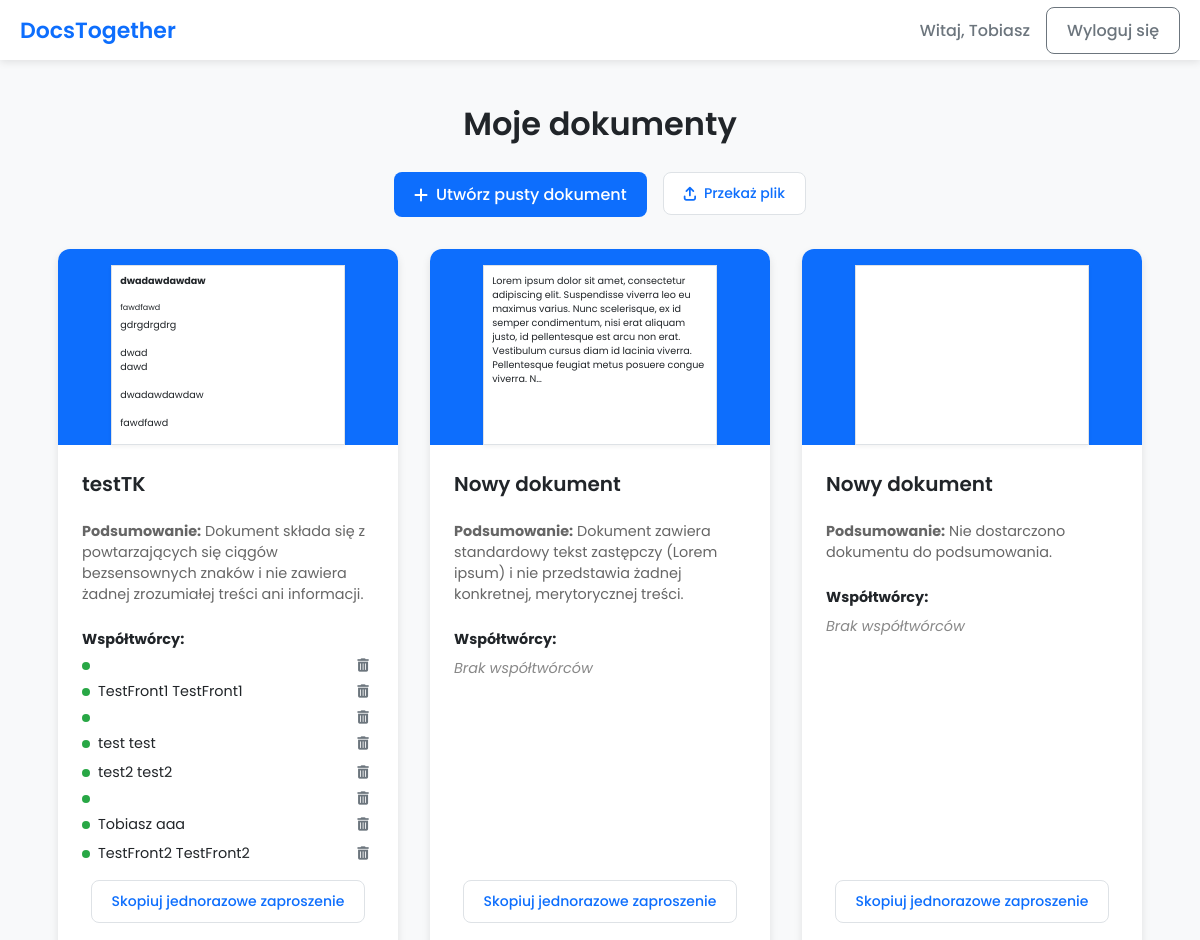
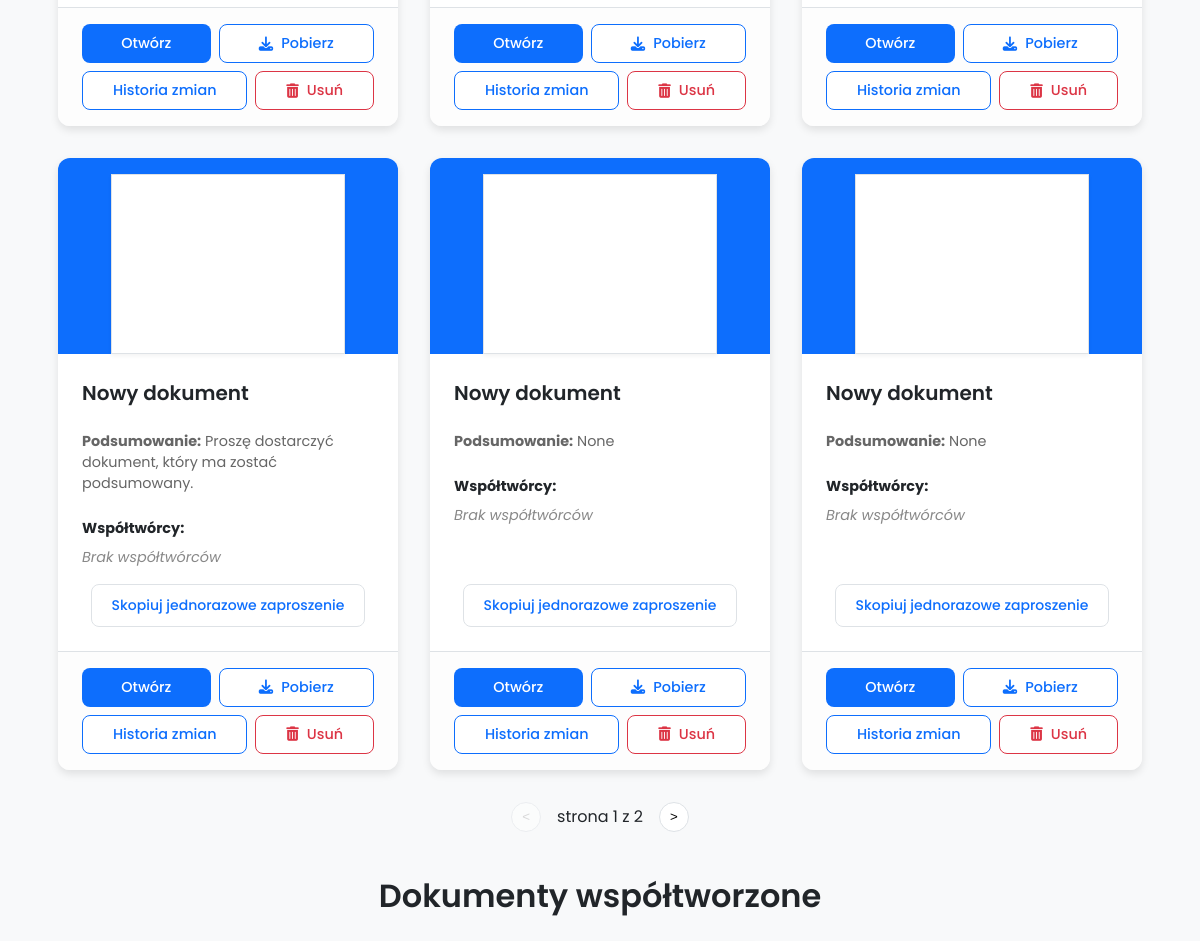
Before: /documents/ (signed in, upper part) with the older database file (2 pictures, top to bottom).
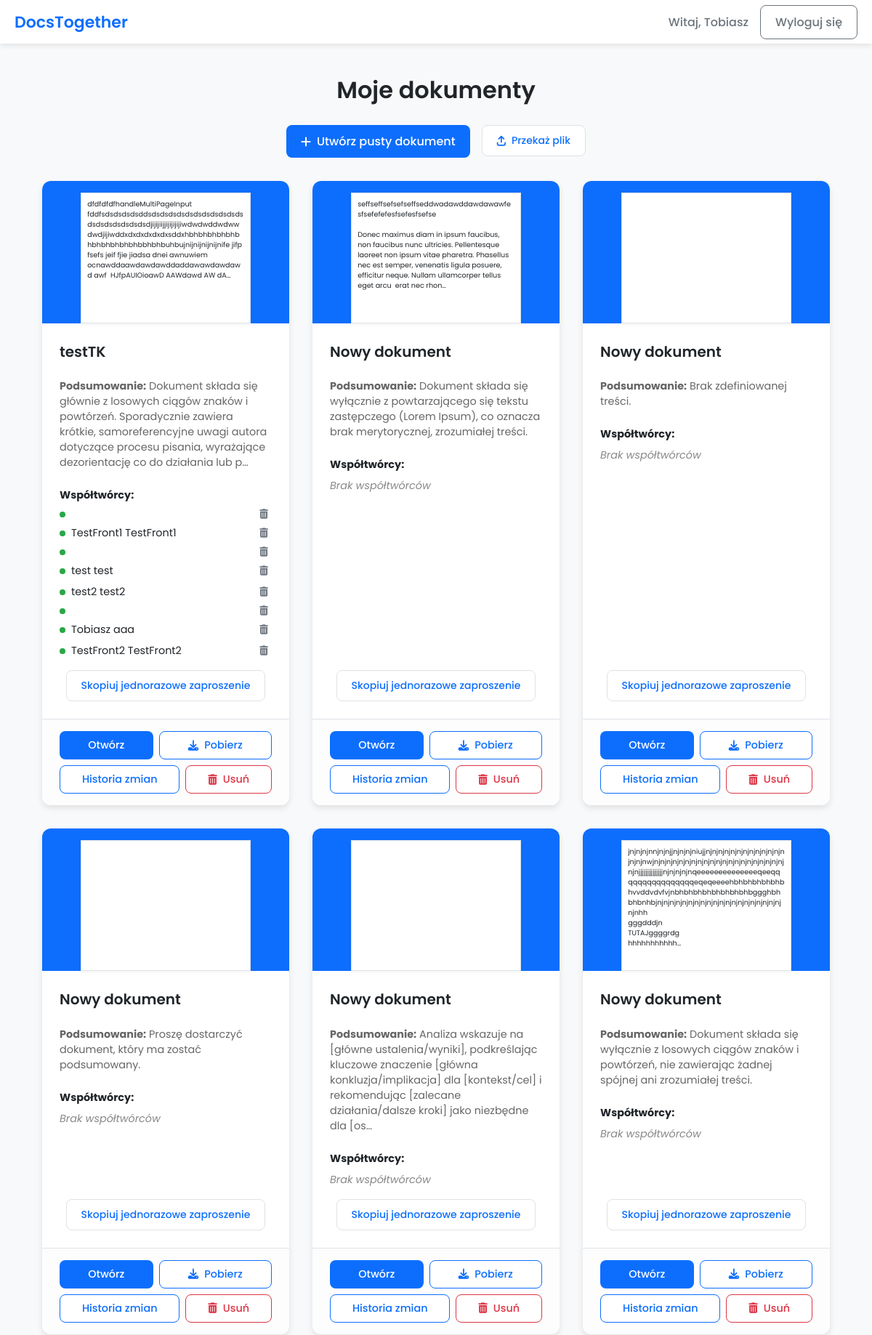
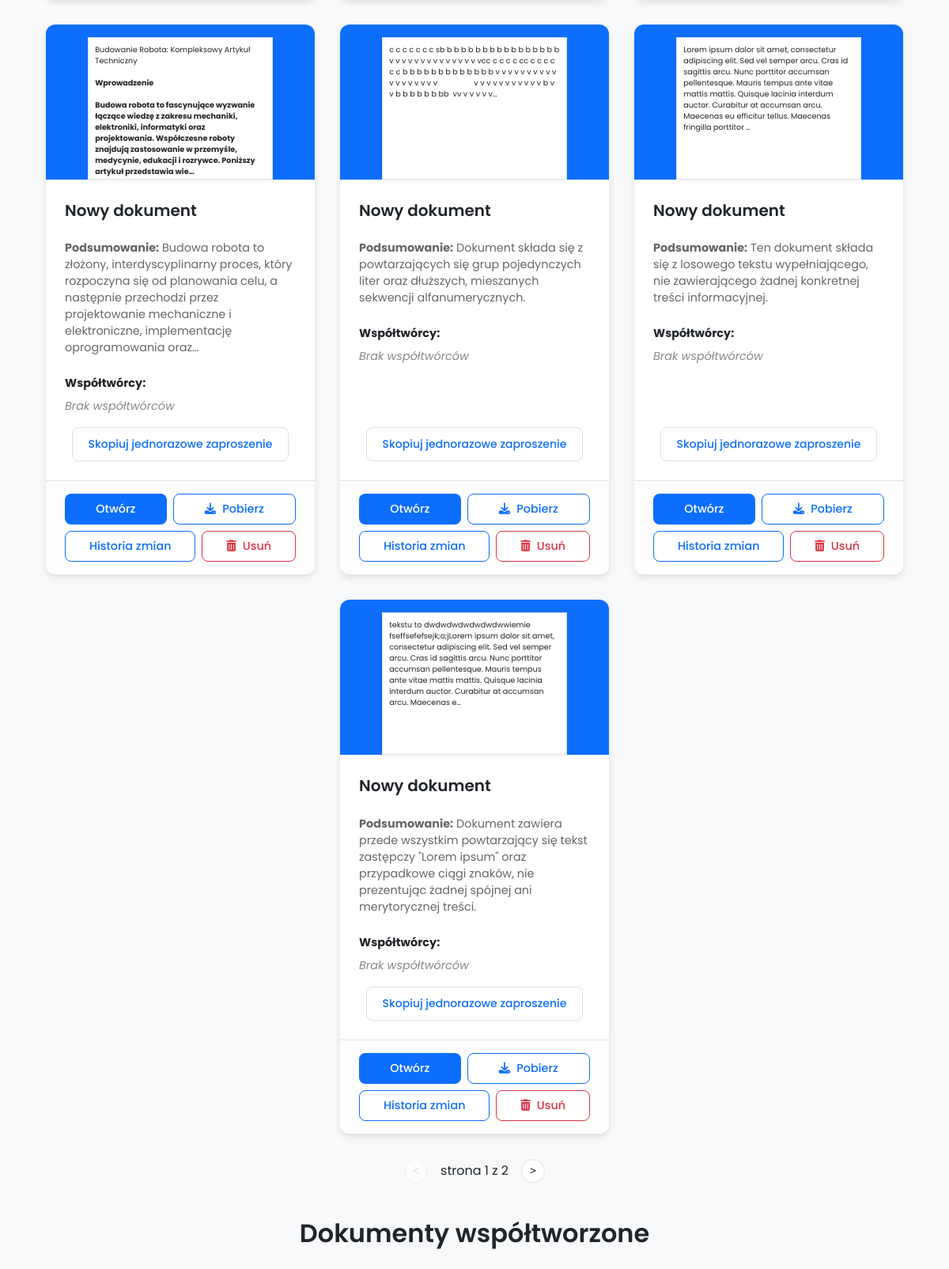
After: the same page with the newer database file (2 pictures, top to bottom).
### accounts/models.py (models this page shows, shortened)
class User(AbstractBaseUser, PermissionsMixin):
    id = models.UUIDField(primary_key=True, default=uuid.uuid4)
    email_address = models.EmailField(unique=True)
    first_name = models.CharField(max_length=64)
    last_name = models.CharField(max_length=64)
    is_staff = models.BooleanField(default=False)
    is_active = models.BooleanField(default=True)
    date_joined = models.DateTimeField(default=timezone.now)
    USERNAME_FIELD = 'email_address'
    REQUIRED_FIELDS = []
    objects = UserManager()

### documents/models.py (models this page shows, shortened)
class Document(models.Model):
    id = models.UUIDField(primary_key=True, default=uuid.uuid4)
    title = models.CharField(max_length=256)
    content = models.TextField()
    owner = models.ForeignKey(settings.AUTH_USER_MODEL, related_name='owned_documents', on_delete=models.CASCADE)
    collaborators = models.ManyToManyField(settings.AUTH_USER_MODEL, related_name='shared_documents')
    date_created = models.DateTimeField(default=timezone.now)
    date_edited = models.DateTimeField(default=timezone.now)
    summary_text = models.TextField(blank=True, null=True)
    summary_pending = models.BooleanField(default=False)
    summary_updated_at = models.DateTimeField(blank=True, null=True)

### documents/views.py (the view)
# urls.py: path('', views.view_documents, name='documents'),
@login_required
def view_documents(request):
    owned_documents = Document.objects.filter(owner=request.user)
    shared_documents = Document.objects.filter(
        collaborators=request.user
    ).exclude(owner=request.user).distinct()
    return render(request, 'documents/documents.html', {'owned_documents': owned_documents, 'shared_documents': shared_documents})

### templates/documents/documents.html (shortened to what this page needs)
{% extends "base.html" %}
{% load static %}
{% block extrahead %}
<link rel="stylesheet" href="{% static 'css/documents.css' %}">
<link rel="stylesheet" href="https://cdnjs.cloudflare.com/ajax/libs/font-awesome/6.1.1/css/all.min.css" />
{% endblock %}
{% block content %}
<div class="container">
    <h1 class="section-title">Moje dokumenty</h1>
    <div class="top-actions">
        <a href="/documents/create" class="btn btn-primary"><i class="fa-solid fa-plus"></i> Utwórz pusty dokument</a>
        <form id="importForm" enctype="multipart/form-data">
            <label for="file-upload" class="btn btn-secondary">
                <i class="fa-solid fa-arrow-up-from-bracket"></i> Przekaż plik
            </label>
        </form>
    </div>
    <div class="documents-grid">
        {% for document in owned_documents %}
        <div class="document-card">
            <div class="doc-preview">
                <div class="doc-preview-inner">
                    {{ document.content|truncatechars_html:300|safe }}
                </div>
            </div>
            <div class="doc-info">
                <h3 class="doc-title">{{ document.title }}</h3>
                <p class="doc-summary"><strong>Podsumowanie:</strong> {{ document.summary_text|truncatechars:200 }}</p>
                <div class="collaborators">
                    <strong>Współtwórcy:</strong>
                    <div class="collaborators-list">
                        {% for user in document.collaborators.all %}
                        <div class="collaborator-item">
                            <span class="collaborator-status"></span>
                            <span class="collaborator-name">{{ user.first_name }} {{ user.last_name }}</span>
                            {% if request.user == document.owner %}
                            <form method="POST" action="{% url 'documents:remove_collaborator' document.id user.id %}" onsubmit="return confirm('Na pewno chcesz usunąć współtwórcę?');" class="remove-collaborator-form">
                                <button type="submit" class="btn-icon"><i class="fa-solid fa-trash-can"></i></button>
                            </form>
                            {% endif %}
                        </div>
                        {% empty %}
                        <p class="no-collaborators">Brak współtwórców</p>
                        {% endfor %}
                    </div>
                </div>
                <button class="btn btn-secondary invite-btn" data-doc-id="{{ document.id }}">Skopiuj jednorazowe zaproszenie</button>
            </div>
            <div class="doc-actions">
                <a href="/documents/{{ document.id }}" class="btn btn-primary">Otwórz</a>
                <a href="/documents/{{ document.id }}/export" class="btn btn-primary-outline"><i class="fa-solid fa-download"></i> Pobierz</a>
                <a href="/documents/{{ document.id }}/changelogs" class="btn btn-primary-outline">Historia zmian</a>
                <form method="POST" action="{% url 'documents:delete_document' document.id %}" onsubmit="return confirm('Na pewno chcesz usunąć dokument?');">
                    <button type="submit" class="btn btn-danger"><i class="fa-solid fa-trash-can"></i> Usuń</button>
                </form>
            </div>
        </div>
        {% empty %}
        <p class="empty-list-info">Nie masz jeszcze żadnych dokumentów. Utwórz nowy!</p>
        {% endfor %}
    </div>
    <div class="pagination">
        <button class="page-arrow" disabled>&lt;</button>
        <span>strona 1 z 2</span>
        <button class="page-arrow">&gt;</button>
    </div>
    <h1 class="section-title">Dokumenty współtworzone</h1>
</div>
{% endblock %}

### templates/base.html (shortened to what this page needs)
{% load static %}
<!DOCTYPE html>
<html>
<head>
    <link href="{% static 'css/base.css' %}" rel="stylesheet">
    {% block extrahead %}
    {% endblock %}
</head>
<body>
    {% block header %}
    <header id="header">
        <a class="logo" href="/documents">DocsTogether</a>
        <div class="header-actions">
            {% if user.is_authenticated %}
                <span>Witaj, {{ user.first_name|default:user.get_username }}</span>
                <a href="{% url 'accounts:logout' %}" class="btn btn-secondary-outline">Wyloguj się</a>
            {% else %}
                <a href="{% url 'accounts:login' %}" class="btn btn-primary">Zaloguj się</a>
            {% endif %}
        </div>
    </header>
    {% endblock header %}
    <div id="content">
        {% block content %}
        {% endblock %}
    </div>
</body>
</html>

### static/css/base.css (style rules this page uses)
body { margin: 0; font-family: "Poppins", sans-serif; background-color: #f0f2f5; }
#header { display: flex; align-items: center; justify-content: space-between; padding: 0 20px; height: 60px; background-color: #ffffff; box-shadow: 0 2px 8px rgba(0, 0, 0, 0.1); box-sizing: border-box; width: 100%; }
#header .logo { font-size: 22px; font-weight: 600; color: #0d6efd; text-decoration: none; }
.header-actions { display: flex; align-items: center; gap: 1rem; }
.header-actions span { color: #6c757d; font-weight: 500; }
#content { padding-bottom: 50px; }
.btn { padding: 8px 18px; border-radius: 8px; border: 1px solid transparent; font-family: 'Poppins', sans-serif; font-size: 14px; font-weight: 500; cursor: pointer; text-decoration: none; display: inline-flex; align-items: center; transition: all 0.2s ease-in-out; }
.btn-primary { background-color: #0d6efd; color: #fff; }
.btn-secondary-outline { background-color: transparent; color: #6c757d; border-color: #dee2e6; }

Changed rows visible on the page:
changed Document "testTK": content "dwadawdawdaw fawdfawd gdrgdrgdrg dwad dawd dwadawdawdaw fawdfawd" → "dfdfdfdfhandleMultiPageInput fddfsdsdsdsdsddsdsdsdsdsdsdsdsdsdsdsdsdsdsdsdsdsdsdsdjijijiijjijijijijiwdwdwddwdwwdwdjijiwddxdxdxdxdxdxsddxhbhbhbhbhbhbhbhbhbhbhbhbbhbhbuhbujnijnijnijnijnife jifp fsefs jeif fjie jiadsa dnei awnuwiem ocnawddaawdawdawddaddawawdawdawd awf HJfpAUIOioawD AAWdawd AW dA…"; summary_text "Dokument składa się z powtarzających się ciągów bezsensownych znaków i nie zawiera żadnej zrozumiałej treści ani informacji." → "Dokument składa się głównie z losowych ciągów znaków i powtórzeń. Sporadycznie zawiera krótkie, samoreferencyjne uwagi autora dotyczące procesu pisania, wyrażające dezorientację co do działania lub p…"
changed Document: content "Lorem ipsum dolor sit amet, consectetur adipiscing elit. Suspendisse viverra leo eu maximus varius. Nunc scelerisque, ex id semper condimentum, nisi erat aliquam justo, id pellentesque est arcu non erat. Vestibulum cursus diam id lacinia viverra. Pellentesque feugiat metus posuere congue viverra. N…" → "seffseffsefsefseffseddwadawddawdawawfesfsefefefesfsefesfsefse Donec maximus diam in ipsum faucibus, non faucibus nunc ultricies. Pellentesque laoreet non ipsum vitae pharetra. Phasellus nec est semper, venenatis ligula posuere, efficitur neque. Nullam ullamcorper tellus eget arcu erat nec rhon…"; summary_text "Dokument zawiera standardowy tekst zastępczy (Lorem ipsum) i nie przedstawia żadnej konkretnej, merytorycznej treści." → "Dokument składa się wyłącznie z powtarzającego się tekstu zastępczego (Lorem Ipsum), co oznacza brak merytorycznej, zrozumiałej treści."
changed Document: summary_text "Nie dostarczono dokumentu do podsumowania." → "Brak zdefiniowanej treści."
changed Document: summary_text "None" → "Analiza wskazuje na [główne ustalenia/wyniki], podkreślając kluczowe znaczenie [główna konkluzja/implikacja] dla [kontekst/cel] i rekomendując [zalecane działania/dalsze kroki] jako niezbędne dla [os…"
changed Document: content (not shown) → "jnjnjnjnnjnjnjjnjnjnjniujjnjnjnjnjnjnjnjnjnjnjnjnjnjnjnjnwjnjnjnjnjnjnjnjnjnjnjnjnjnjnjnjnjnjnjnjnjnjnjnjjjjjjjjjjjjjjnjnjnjnjnqeeeeeeeeeeeeeeqeeqqqqqqqqqqqqqqqqeqeqeeeehbhbhbhbhbhbhvvddvdvfvjnbhbhbhbhbhbhbhbhbggghbhbhbnhbjnjnjnjnjnjnjnjnjnjnjnjnjnjnjnjnjnjnjnjnjnjnhh gggdddjn TUTAJggggrdg hhhhhhhhhhh…"; summary_text "None" → "Dokument składa się wyłącznie z losowych ciągów znaków i powtórzeń, nie zawierając żadnej spójnej ani zrozumiałej treści."
added Document: content "Budowanie Robota: Kompleksowy Artykuł Techniczny Wprowadzenie Budowa robota to fascynujące wyzwanie łączące wiedzę z zakresu mechaniki, elektroniki, informatyki oraz projektowania. Współczesne roboty znajdują zastosowanie w przemyśle, medycynie, edukacji i rozrywce. Poniższy artykuł przedstawia wie…", title "Nowy dokument", summary_text "Budowa robota to złożony, interdyscyplinarny proces, który rozpoczyna się od planowania celu, a następnie przechodzi przez projektowanie mechaniczne i elektroniczne, implementację oprogramowania oraz…"
added Document: content "c c c c c c c sb b b b b b b b b b b b b b b b b v v v v v v v v v v v v v v vcc c c c c cc c c c c c c b b b b b b b b b b b b b v v v v v v v v v v v v v v v v v v v v v v v v v v v v v b v v b b b b b b bb vv v v v v v…", title "Nowy dokument", summary_text "Dokument składa się z powtarzających się grup pojedynczych liter oraz dłuższych, mieszanych sekwencji alfanumerycznych."
added Document: content "Lorem ipsum dolor sit amet, consectetur adipiscing elit. Sed vel semper arcu. Cras id sagittis arcu. Nunc porttitor accumsan pellentesque. Mauris tempus ante vitae mattis mattis. Quisque lacinia interdum auctor. Curabitur at accumsan arcu. Maecenas eu efficitur tellus. Maecenas fringilla porttitor …", title "Nowy dokument", summary_text "Ten dokument składa się z losowego tekstu wypełniającego, nie zawierającego żadnej konkretnej treści informacyjnej."
added Document: content "tekstu to dwdwdwdwdwdwdwwiemie fseffsefefsejk;o;jLorem ipsum dolor sit amet, consectetur adipiscing elit. Sed vel semper arcu. Cras id sagittis arcu. Nunc porttitor accumsan pellentesque. Mauris tempus ante vitae mattis mattis. Quisque lacinia interdum auctor. Curabitur at accumsan arcu. Maecenas e…", title "Nowy dokument", summary_text "Dokument zawiera przede wszystkim powtarzający się tekst zastępczy \"Lorem ipsum\" oraz przypadkowe ciągi znaków, nie prezentując żadnej spójnej ani merytorycznej treści."
